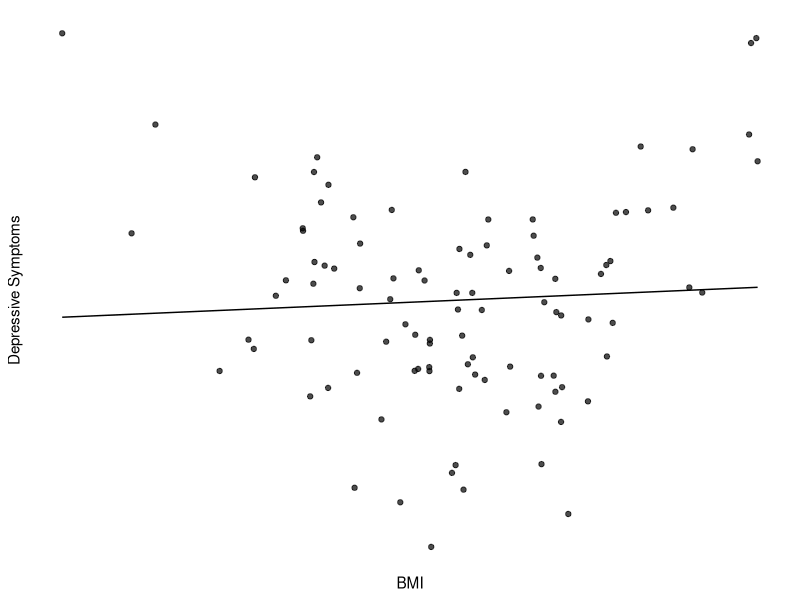
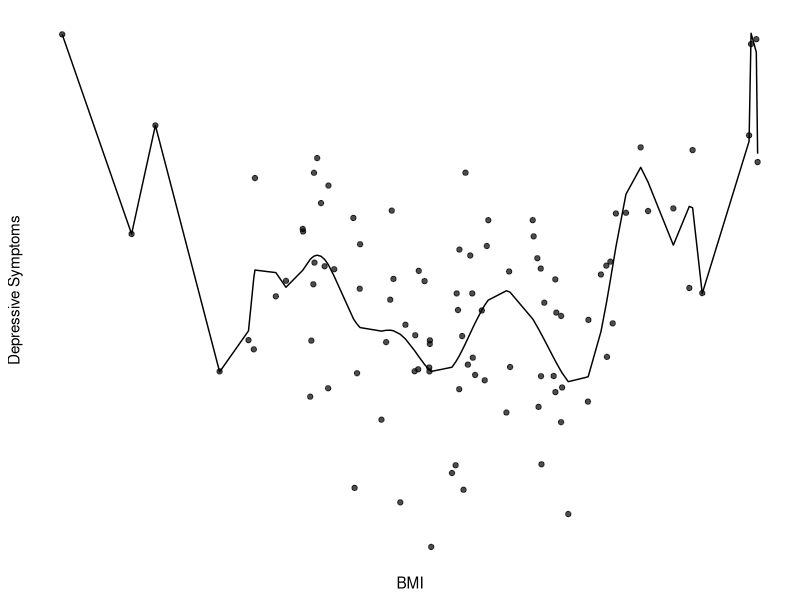
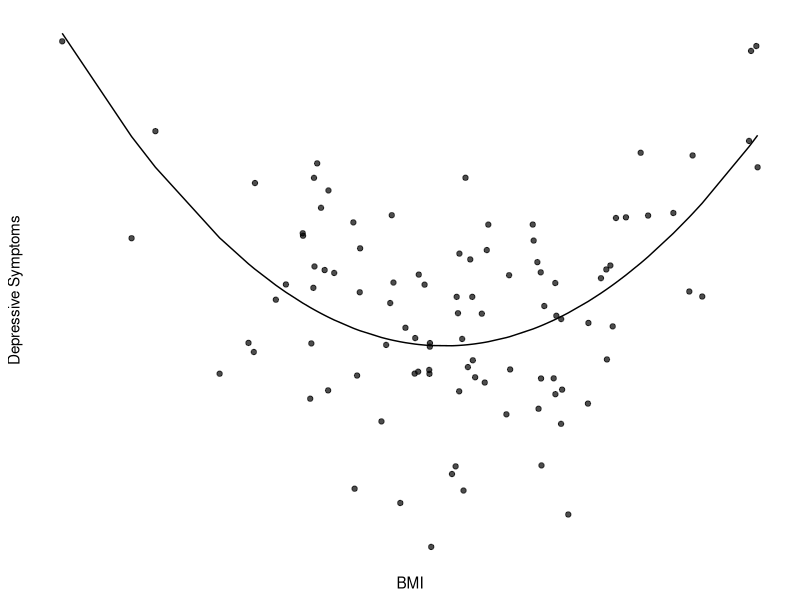

Write the R code that produced these figures, in order.
# bias-variance tradeoff example plots

# generate fake quadratic trend data
n <- 100
set.seed(8675309)

# x is randomly sampled from a normal distribution
x <- rnorm(n=n, mean = 0, sd = 1)
# y is x squared, plus random noise
y <- x^2 + rnorm(n=n, mean = 0, sd = 2)

# trend lines
linear <- predict(lm(y ~ x))
quadratic <- predict(lm(y ~ poly(x, 2, raw = TRUE)))
nthpoly <- predict(lm(y ~ poly(x, n-2, raw = TRUE)))

# put it into a data frame for plotting
df <- data.frame(x=x, 
                 y=y,
                 l = linear,
                 q = quadratic, 
                 n = nthpoly)

# plots
library(ggplot2)

base_plot <- ggplot(df, aes(x=x, y=y)) + 
  geom_point(alpha = .7) + 
  labs(x="BMI", y="Depressive Symptoms") + 
  scale_x_continuous(breaks = NULL) + 
  scale_y_continuous(breaks = NULL) + 
  theme_classic()

underfit <- base_plot + 
  geom_line(aes(y=l)) 
ggsave(filename = file.path("media", "underfit.png"), underfit, width = 5, height = 4, units = "in")

overfit <- base_plot + 
  geom_line(aes(y=n)) 
ggsave(filename = file.path("media", "overfit.png"), overfit, width = 5, height = 4, units = "in")

goodfit <- base_plot + 
  geom_line(aes(y=q)) 
ggsave(filename = file.path("media", "goodfit.png"), goodfit, width = 5, height = 4, units = "in")

